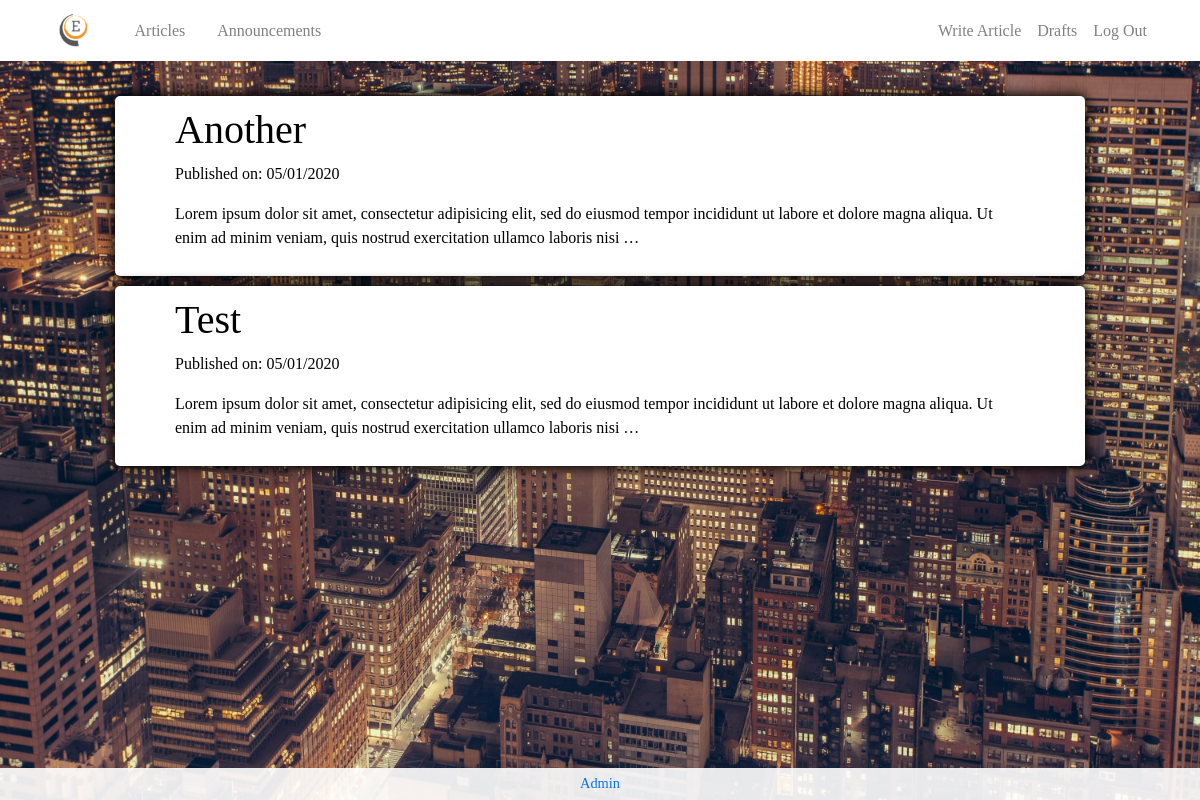
Screenshot of /articles/ (signed in) with the database file from the repository.
### articles/models.py (models this page shows, shortened)
class Article(models.Model):
    author = models.CharField(max_length=100)
    title = models.CharField(max_length=200)
    text = models.TextField()
    created_date = models.DateTimeField(default=timezone.now)
    published_date = models.DateTimeField(blank=True,null=True)
    slug = models.SlugField(null=True)

### articles/views.py (the view)
# urls.py: path('',views.ArticleListView.as_view(),name='article_list'),
class ArticleListView(LoginRequiredMixin, ListView):
    model = Article
    def get_queryset(self):
        return Article.objects.filter(published_date__lte=timezone.now()).order_by('-published_date')

### articles/templates/articles/article_list.html
{% extends 'base.html'%}
{% block content %}
<div class="col-lg-10 post-contain">
    {% for article in article_list %}
          <a id='post-link' href="{% url 'articles:article_detail' pk=article.pk%}">
            <div class="post">
                <h1>{{ article.title }}</h1>
                <p>Published on: {{ article.published_date|date:'m/d/yy'}}</p>
                <p>{{article.text|safe|truncatewords:30}}</p>
            </div>
          </a>
    {% endfor %}
</div>
{% endblock %}

### articles/static/css/master.css (style rules this page uses)
body { font-family: 'Merriweather', serif; }
.imagebackground { background-image: url('media/city-min.jpg'); background-position: top; background-size: cover; background-repeat:repeat; }
.post-contain { margin: auto; margin-top: 35px; }
#post-link { color: black; margin-top: 5%; }
#post-link { text-decoration: none; }
.post { background-color: white; margin-bottom: 10px; padding: 10px; padding-left: 60px; padding-right: 60px; border-radius: 5px; box-shadow: 0px 0px 12px 2px; }

### rows the page displays
Article: title "Another", published_date "05/01/2020", text "Lorem ipsum dolor sit amet, consectetur adipisicing elit, sed do eiusmod tempor incididunt ut labore et dolore magna aliqua. Ut enim ad minim veniam, quis nostrud exercitation ullamco laboris nisi …"
Article: title "Test", published_date "05/01/2020", text "Lorem ipsum dolor sit amet, consectetur adipisicing elit, sed do eiusmod tempor incididunt ut labore et dolore magna aliqua. Ut enim ad minim veniam, quis nostrud exercitation ullamco laboris nisi …"
